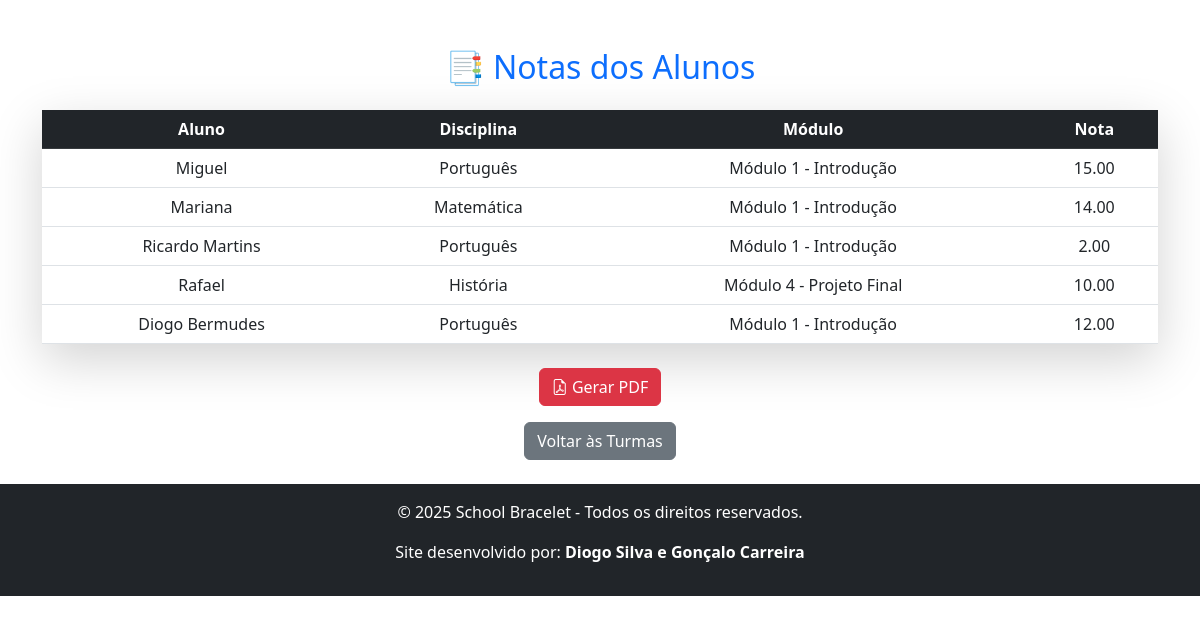
Screenshot of /views/professor_notas.php?turma_id=2 (signed in) with the database file from the repository.
### tables this page shows
CREATE TABLE `notas` (
  `id` int(11) NOT NULL,
  `aluno_id` int(11) NOT NULL,
  `disciplina_id` int(11) NOT NULL,
  `modulo_id` int(11) NOT NULL,
  `nota` decimal(5,2) NOT NULL,
  `data_registro` timestamp NOT NULL DEFAULT current_timestamp()
);

CREATE TABLE `users` (
  `id` int(11) NOT NULL,
  `nome` varchar(100) NOT NULL,
  `foto` varchar(255) DEFAULT NULL,
  `email` varchar(100) NOT NULL,
  `password` varchar(255) NOT NULL,
  `tipo` enum('admin','funcionario','professor','aluno') NOT NULL,
  `rfid_tag` varchar(50) DEFAULT NULL,
  `saldo` decimal(10,2) DEFAULT 0.00,
  `created_at` timestamp NOT NULL DEFAULT current_timestamp(),
  `cartao_cidadao` varchar(20) DEFAULT NULL,
  `telefone` varchar(15) DEFAULT NULL,
  `contato_emergencia` varchar(15) DEFAULT NULL,
  `encarregado_nome` varchar(100) DEFAULT NULL,
  `encarregado_contato` varchar(15) DEFAULT NULL,
  `encarregado_email` varchar(100) DEFAULT NULL,
  `morada` text DEFAULT NULL,
  `localidade` varchar(50) DEFAULT NULL
);

CREATE TABLE `disciplinas` (
  `id` int(11) NOT NULL,
  `nome` varchar(255) NOT NULL
);

CREATE TABLE `modulos` (
  `id` int(11) NOT NULL,
  `nome` varchar(255) NOT NULL
);

### views/professor_notas.php (the view, shortened to what this page needs)
<?php
include '../config/db.php';
$turma_id = $_GET['turma_id'];
$query = $conn->prepare("
    SELECT u.nome AS aluno, n.nota, m.nome AS modulo, d.nome AS disciplina, n.data_registro
    FROM notas n
    JOIN users u ON n.aluno_id = u.id
    JOIN modulos m ON n.modulo_id = m.id
    JOIN disciplinas d ON n.disciplina_id = d.id
    JOIN alunos a ON a.user_id = u.id
    JOIN turmas t ON a.turma_id = t.id
    WHERE t.id = ?
");
$query->bind_param("i", $turma_id);
$query->execute();
$result = $query->get_result();
include '../includes/head.php';
?>
<div class="container mt-5">
    <h2 class="text-center text-primary">📑 Notas dos Alunos</h2>
    <table class="table table-hover mt-4 shadow-lg">
        <thead class="table-dark text-center">
            <tr>
                <th>Aluno</th>
                <th>Disciplina</th>
                <th>Módulo</th>
                <th>Nota</th>
            </tr>
        </thead>
        <tbody class="text-center">
            <?php while ($row = $result->fetch_assoc()) : ?>
                <tr>
                    <td><?= htmlspecialchars($row['aluno']); ?></td>
                    <td><?= htmlspecialchars($row['disciplina']); ?></td>
                    <td><?= htmlspecialchars($row['modulo']); ?></td>
                    <td><?= htmlspecialchars($row['nota']); ?></td>
                </tr>
            <?php endwhile; ?>
        </tbody>
    </table>
    <div class="text-center mt-4">
        <a href="../controllers/export_notas.php?turma_id=<?= $turma_id; ?>" class="btn btn-danger">
            <i class="bi bi-file-earmark-pdf"></i> Gerar PDF
        </a>
    </div>
    <div class="text-center mt-3">
        <a href="professor_turmas.php" class="btn btn-secondary">Voltar às Turmas</a>
    </div>
</div>
<?php include '../includes/footer.php'; ?>

### rows the page displays
notas: aluno.nome "Miguel", disciplina.nome "Português", modulo.nome "Módulo 1 - Introdução", nota "15.00"
notas: aluno.nome "Mariana", disciplina.nome "Matemática", modulo.nome "Módulo 1 - Introdução", nota "14.00"
notas: aluno.nome "Ricardo Martins", disciplina.nome "Português", modulo.nome "Módulo 1 - Introdução", nota "2.00"
notas: aluno.nome "Rafael", disciplina.nome "História", modulo.nome "Módulo 4 - Projeto Final", nota "10.00"
notas: aluno.nome "Diogo Bermudes", disciplina.nome "Português", modulo.nome "Módulo 1 - Introdução", nota "12.00"
